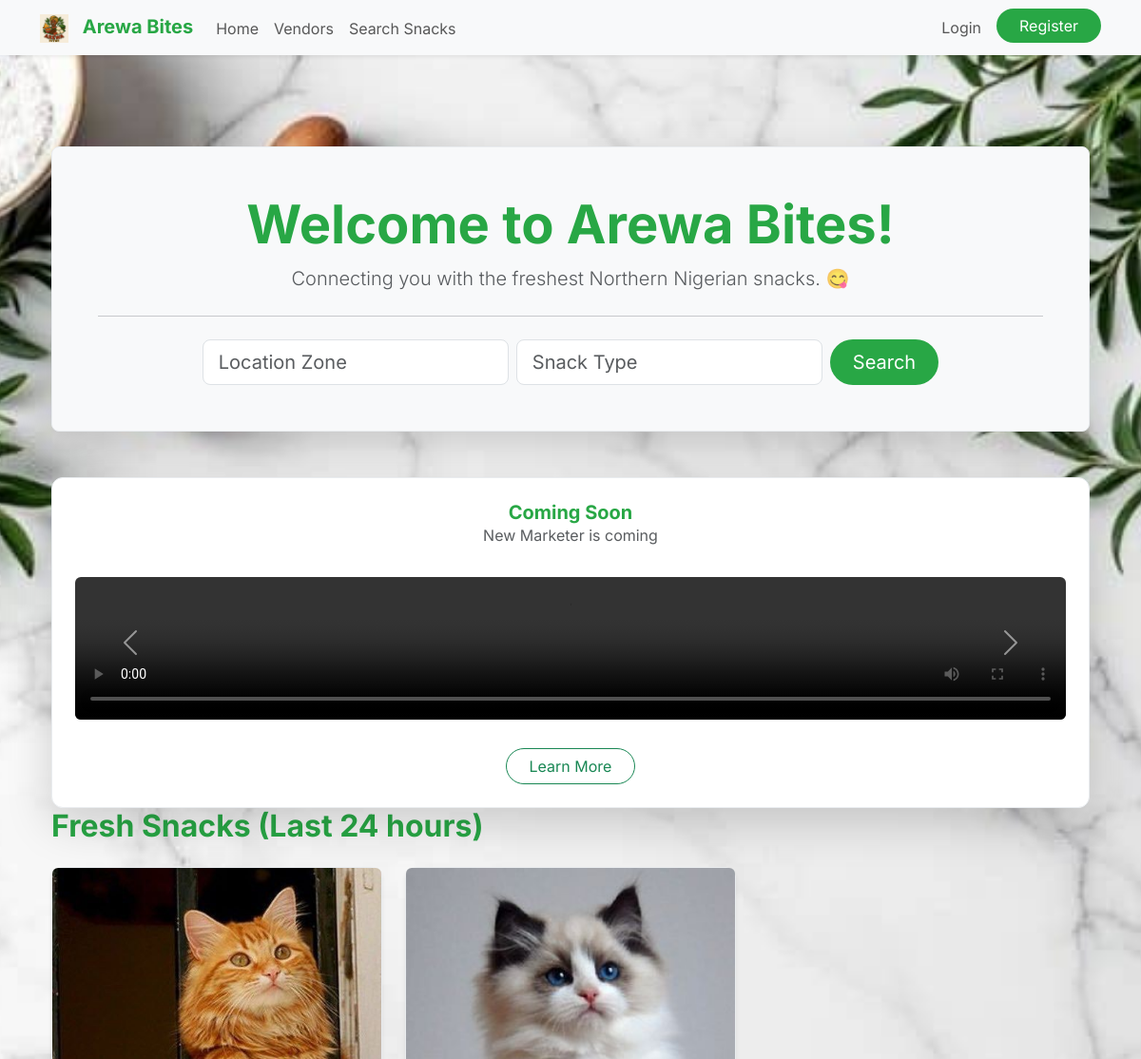
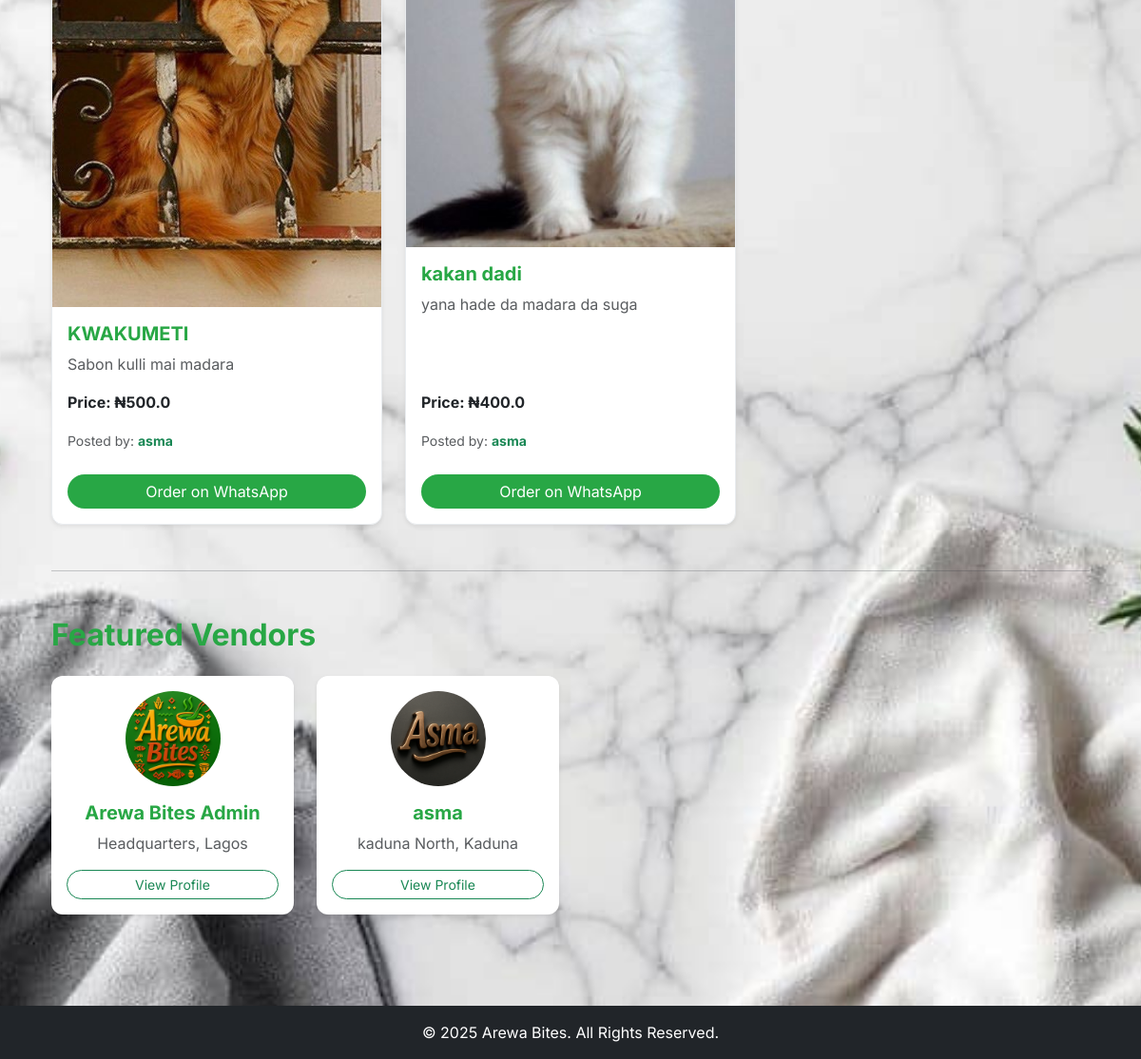
The page /home on the database its author committed (2 pictures, top to bottom).
### app/models.py (models this page shows, shortened)
class Ad(db.Model):
    id = db.Column(db.Integer, primary_key=True)
    title = db.Column(db.String(100), nullable=False)
    content = db.Column(db.Text, nullable=False)
    media_url = db.Column(db.String(255), nullable=True)
    media_type = db.Column(db.String(10), nullable=True)
    link_url = db.Column(db.String(255), nullable=True)
    date_posted = db.Column(db.DateTime, nullable=False, default=datetime.utcnow)
    is_active = db.Column(db.Boolean, nullable=False, default=True)

class Snack(db.Model):
    id = db.Column(db.Integer, primary_key=True)
    name = db.Column(db.String(100), nullable=False)
    description = db.Column(db.Text, nullable=False)
    price = db.Column(db.Float, nullable=False)
    media_url = db.Column(db.String(200), nullable=False)
    media_type = db.Column(db.String(10), nullable=False)
    date_posted = db.Column(db.DateTime, nullable=False, default=datetime.utcnow)
    vendor_id = db.Column(db.Integer, db.ForeignKey('vendor.id'), nullable=False)
    reviews = db.relationship('Review', backref='snack', lazy=True, cascade="all, delete-orphan")

class Vendor(db.Model, UserMixin):
    id = db.Column(db.Integer, primary_key=True)
    business_name = db.Column(db.String(100), unique=True, nullable=False)
    contact_name = db.Column(db.String(100), nullable=False)
    whatsapp_number = db.Column(db.String(20), unique=True, nullable=False)
    location_zone = db.Column(db.String(100), nullable=False)
    state = db.Column(db.String(100), nullable=False)
    email = db.Column(db.String(120), unique=True, nullable=False)
    password = db.Column(db.String(200), nullable=False)
    logo_url = db.Column(db.String(200), nullable=False, default='logos/default.png')
    is_admin = db.Column(db.Boolean, default=False)
    is_verified = db.Column(db.Boolean, default=False)
    referral_code = db.Column(db.String(10), unique=True, nullable=False)
    referred_by = db.Column(db.Integer, db.ForeignKey('vendor.id'))
    snacks = db.relationship('Snack', backref='vendor', lazy=True, cascade="all, delete-orphan")
    referrals = db.relationship('Vendor', backref=db.backref('referrer', remote_side=[id]), lazy=True)

### app/routes.py (the view)
@main.route("/")
@main.route("/home")
def home():
    search_form = SearchForm()
    one_day_ago = datetime.utcnow() - timedelta(days=1)
    fresh_snacks = Snack.query.filter(Snack.date_posted > one_day_ago).order_by(Snack.date_posted.desc()).all()
    vendors = Vendor.query.order_by(Vendor.business_name).all()
    ads = Ad.query.filter_by(is_active=True).all()
    return render_template('home.html', snacks=fresh_snacks, vendors=vendors, search_form=search_form, ads=ads)

### app/forms.py
class SearchForm(FlaskForm):
    location_zone = StringField('Location Zone', validators=[Length(max=100)])
    snack_type = StringField('Snack Type', validators=[Length(max=100)])
    submit = SubmitField('Search')

### app/__init__.py (called while the page is built)
def create_app(config_class=Config):
    app = Flask(__name__)
    app.config.from_object(config_class)
    db.init_app(app)
    bcrypt.init_app(app)
    login_manager.init_app(app)
    csrf.init_app(app)
    migrate.init_app(app, db)
    socketio.init_app(app)
    @app.context_processor
    def inject_globals():
        current_vendor = None
        if 'vendor_id' in session:
            from app.models import Vendor
            current_vendor = db.session.get(Vendor, session.get('vendor_id'))
        return {
            'now': datetime.utcnow(),
            'current_vendor': current_vendor
        }
    from app.routes import main
    app.register_blueprint(main)
    return app

### app/routes.py (called while the page is built)
@main.context_processor
def inject_globals():
    current_vendor = None
    if 'vendor_id' in session:
        current_vendor = db.session.get(Vendor, session.get('vendor_id'))
    return {
        'now': datetime.utcnow(),
        'current_vendor': current_vendor
    }

### app/templates/home.html (shortened to what this page needs)
{% extends "base.html" %}
{% block content %}
<div class="container my-5">
    <div class="p-5 text-center bg-light rounded-3 shadow-lg arewa-card">
        <h1 class="display-4 arewa-text-green fw-bold">Welcome to Arewa Bites!</h1>
        <p class="lead text-muted">Connecting you with the freshest Northern Nigerian snacks. 😋</p>
        <hr class="my-4">
        <form class="d-flex justify-content-center flex-column flex-md-row" method="GET" action="{{ url_for('main.search_snacks') }}">
            <div class="mb-3 mb-md-0 me-md-2">
                {{ search_form.location_zone(class="form-control form-control-lg", placeholder="Location Zone") }}
            </div>
            <div class="mb-3 mb-md-0 me-md-2">
                {{ search_form.snack_type(class="form-control form-control-lg", placeholder="Snack Type") }}
            </div>
            {{ search_form.submit(class="btn btn-arewa-primary btn-lg rounded-pill") }}
        </form>
    </div>
    {% if ads %}
    <div id="adCarousel" class="carousel slide mt-5 arewa-card shadow-lg" data-bs-ride="carousel">
        <div class="carousel-indicators">
            {% for ad in ads %}
            <button type="button" data-bs-target="#adCarousel" data-bs-slide-to="{{ loop.index0 }}" class="{% if loop.index0 == 0 %}active{% endif %}" aria-current="{% if loop.index0 == 0 %}true{% endif %}" aria-label="Slide {{ loop.index }}"></button>
            {% endfor %}
        </div>
        <div class="carousel-inner">
            {% for ad in ads %}
            <div class="carousel-item {% if loop.index0 == 0 %}active{% endif %}">
                <div class="card-body text-center p-4">
                    <h5 class="card-title arewa-text-green fw-bold">{{ ad.title }}</h5>
                    <p class="card-text text-muted">{{ ad.content }}</p>
                    {% if ad.media_type == 'image' %}
                        <img src="{{ url_for('static', filename=ad.media_url) }}" class="img-fluid my-3 rounded ad-media" alt="Ad Image">
                    {% elif ad.media_type == 'video' %}
                        <video src="{{ url_for('static', filename=ad.media_url) }}" class="img-fluid my-3 rounded ad-media" controls></video>
                    {% endif %}
                    <div class="mt-2">
                        <a href="{{ ad.link_url }}" class="btn btn-outline-success rounded-pill" target="_blank">Learn More</a>
                    </div>
                </div>
            </div>
            {% endfor %}
        </div>
        <button class="carousel-control-prev" type="button" data-bs-target="#adCarousel" data-bs-slide="prev">
            <span class="carousel-control-prev-icon" aria-hidden="true"></span>
        </button>
        <button class="carousel-control-next" type="button" data-bs-target="#adCarousel" data-bs-slide="next">
            <span class="carousel-control-next-icon" aria-hidden="true"></span>
        </button>
    </div>
    {% endif %}
    <div class="row">
        <div class="col-md-12">
            <h2 class="arewa-text-green mb-4 fw-bold">Fresh Snacks (Last 24 hours)</h2>
            {% if snacks %}
                <div class="row g-4">
                    {% for snack in snacks %}
                        <div class="col-md-4">
                            <div class="card arewa-card shadow-sm h-100">
                                {% if snack.media_type == 'image' %}
                                    <img src="{{ url_for('static', filename=snack.media_url) }}" class="card-img-top rounded-top" alt="{{ snack.name }}">
                                {% else %}
                                    <video src="{{ url_for('static', filename=snack.media_url) }}" class="card-img-top rounded-top" controls></video>
                                {% endif %}
                                <div class="card-body d-flex flex-column">
                                    <h5 class="card-title arewa-text-green fw-bold">{{ snack.name }}</h5>
                                    <p class="card-text text-muted flex-grow-1">{{ snack.description }}</p>
                                    <p class="card-text fw-bold">Price: ₦{{ snack.price | round(2) }}</p>
                                    <p class="card-text"><small class="text-muted">Posted by: <a href="{{ url_for('main.vendor_profile', vendor_id=snack.vendor.id) }}" class="text-success text-decoration-none fw-bold">{{ snack.vendor.business_name }}</a></small></p>
                                    <a href="https://wa.me/{{ snack.vendor.whatsapp_number }}?text=Hello, I'm interested in your {{ snack.name }}." class="btn btn-arewa-primary w-100 rounded-pill mt-2" target="_blank">Order on WhatsApp</a>
                                </div>
                            </div>
                        </div>
                    {% endfor %}
                </div>
            {% else %}
                <p>No new snacks have been posted in the last 24 hours. Check back soon! ⏳</p>
            {% endif %}
        </div>
    </div>
    <hr class="my-5">
    <div class="row">
        <div class="col-md-12">
            <h2 class="arewa-text-green mb-4 fw-bold">Featured Vendors</h2>
            <div class="row g-4">
                {% for vendor in vendors %}
                    <div class="col-md-3">
                        <div class="card arewa-card shadow-sm h-100 text-center border-0">
                            <a href="{{ url_for('main.vendor_profile', vendor_id=vendor.id) }}">
                                <img src="{{ url_for('static', filename=vendor.logo_url) }}" class="card-img-top img-fluid rounded-circle mt-3" alt="{{ vendor.business_name }}'s logo" style="width: 100px; height: 100px; object-fit: cover;">
                            </a>
                            <div class="card-body d-flex flex-column">
                                <h5 class="card-title arewa-text-green fw-bold">{{ vendor.business_name }}</h5>
                                <p class="card-text text-muted flex-grow-1">{{ vendor.location_zone }}, {{ vendor.state }}</p>
                                <a href="{{ url_for('main.vendor_profile', vendor_id=vendor.id) }}" class="btn btn-outline-success btn-sm w-100 rounded-pill mt-auto">View Profile</a>
                            </div>
                        </div>
                    </div>
                {% endfor %}
            </div>
        </div>
    </div>
</div>
{% endblock %}

### app/templates/base.html (shortened to what this page needs)
<!DOCTYPE html>
<html lang="en">
<head>
    <link rel="stylesheet" href="{{ url_for('static', filename='css/bootstrap.min.css') }}">
    <link rel="stylesheet" href="https://cdnjs.cloudflare.com/ajax/libs/font-awesome/6.4.0/css/all.min.css" />
    <link rel="stylesheet" href="{{ url_for('static', filename='css/style.css') }}">
</head>
<body class="bg-light d-flex flex-column min-vh-100">
    <nav class="navbar navbar-expand-lg bg-light shadow-sm">
        <div class="container">
            <a class="navbar-brand fw-bold" href="{{ url_for('main.home') }}">
                <img src="{{ url_for('static', filename='logos/arewa_logo.png') }}" alt="Arewa Bites Logo" style="height: 30px; margin-right: 10px;"> <span class="arewa-text-green">Arewa Bites</span>
            </a>
            <div class="collapse navbar-collapse" id="navbarNav">
                <ul class="navbar-nav me-auto mb-2 mb-lg-0">
                    <li class="nav-item">
                        <a class="nav-link nav-link-item" href="{{ url_for('main.home') }}">Home</a>
                    </li>
                    <li class="nav-item">
                        <a class="nav-link nav-link-item" href="{{ url_for('main.list_vendors') }}">Vendors</a>
                    </li>
                    <li class="nav-item">
                        <a class="nav-link nav-link-item" href="{{ url_for('main.search_snacks') }}">Search Snacks</a>
                    </li>
                </ul>
                <ul class="navbar-nav">
                    {% if current_vendor %}
                        <li class="nav-item dropdown">
                            <a class="nav-link dropdown-toggle" href="#" id="navbarDropdown" role="button" data-bs-toggle="dropdown" aria-expanded="false">
                                <img src="{{ url_for('static', filename=current_vendor.logo_url) }}" class="rounded-circle me-1" alt="Logo" style="width: 28px; height: 28px; object-fit: cover;">
                                {{ current_vendor.business_name }}
                            </a>
                            <ul class="dropdown-menu dropdown-menu-end" aria-labelledby="navbarDropdown">
                                {% if current_vendor.is_admin %}
                                    <li><a class="dropdown-item" href="{{ url_for('main.admin_dashboard') }}">Admin Dashboard</a></li>
                                {% else %}
                                    <li><a class="dropdown-item" href="{{ url_for('main.vendor_dashboard') }}">My Profile</a></li>
                                {% endif %}
                                <li><a class="dropdown-item" href="{{ url_for('main.edit_profile' ) }}">Edit Profile</a></li>
                                <li><hr class="dropdown-divider"></li>
                                <li><a class="dropdown-item" href="{{ url_for('main.logout') }}">Logout</a></li>
                            </ul>
                        </li>
                    {% else %}
                        <li class="nav-item">
                            <a class="nav-link" href="{{ url_for('main.login') }}">Login</a>
                        </li>
                        <li class="nav-item">
                            <a class="btn btn-arewa-primary rounded-pill ms-2" href="{{ url_for('main.register_vendor') }}">Register</a>
                        </li>
                    {% endif %}
                </ul>
            </div>
        </div>
    </nav>
    <main class="container mt-5 flex-grow-1">
        {% block content %}{% endblock %}
    </main>
    <footer class="mt-5 py-3 bg-dark text-white text-center">
        <div class="container">
            <p class="mb-0">&copy; {{ now.year }} Arewa Bites. All Rights Reserved.</p>
        </div>
    </footer>
</body>
</html>

### app/static/css/style.css (style rules this page uses)
body { background-color: #F8F9FA; background-image: url("../images/traditional_food_pattern.png"); background-repeat: no-repeat; background-position: center center; background-size: cover; background-attachment: fixed; color: #343A40; font-family: 'Inter', sans-serif; font-size: 1rem; line-height: 1.5; }
.arewa-text-green { color: #28A745 !important; }
.arewa-card { background-color: #FFFFFF; border: 1px solid #E9ECEF; border-radius: 12px; box-shadow: 0 8px 16px rgba(40, 167, 69, 0.15); }
.form-control, .btn, .badge { border-radius: 8px; }
.btn-arewa-primary { background-color: #28A745; color: white; border: none; }
.ad-media { height: 150px; object-fit: cover; width: 100%; }
.nav-link-item { position: relative; padding-bottom: 5px; transition: color 0.3s ease-in-out; }
.nav-link-item::after { content: ''; position: absolute; width: 0; height: 2px; bottom: 0; left: 0; background-color: #28A745; transition: width 0.3s ease-in-out; }
h1.arewa-text-green { font-weight: bold; }
.rounded-pill { padding-left: 1.5rem; padding-right: 1.5rem; }
.navbar-brand img { height: 30px; margin-right: 10px; }

### rows shown on the page
Ad: title "Coming Soon", content "New Marketer is coming"
Snack: media_url (picture), name "KWAKUMETI", description "Sabon kulli mai madara", price "500.0", vendor.business_name "asma"
Snack: media_url (picture), name "kakan dadi", description "yana hade da madara da suga", price "400.0", vendor.business_name "asma"
Vendor: logo_url (picture), business_name "Arewa Bites Admin", location_zone "Headquarters", state "Lagos"
Vendor: logo_url (picture), business_name "asma", location_zone "kaduna North", state "Kaduna"
